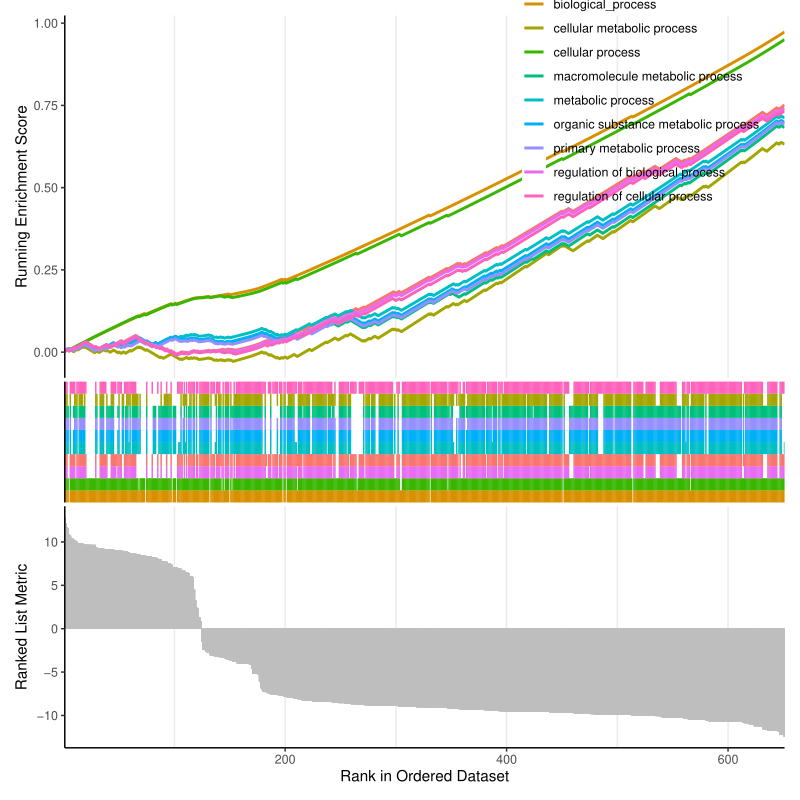

Recreate this plot in R.
#!/usr/bin/env Rscript
#### Input args ####
library(jsonlite)
args <- commandArgs(trailingOnly = TRUE)
if (length(args) == 0) {
  stop("No JSON input provided.")
}
json_input <- args[1]
#json_input <- "GSEA.json"
print(json_input)
conf <- fromJSON(json_input)

#### pkgs and data ####
library(cowplot)
library(openxlsx)
# load data
ln = load("circrna.Rdata")
ln

# read in conf
group1 = conf$Group1
group2 = conf$Group2
pval.cutoff = conf$DEG_p_cutoff
fc.cutoff = conf$DEG_FC_cutoff
term.number = conf$GSEA_term_number


##### DEG #####
library(limma)
#model design
Group = factor(target$Group1,levels=c(group1,group2))
design = model.matrix(~0+Group)
colnames(design) <- c("group1","group2")
design

#linear model fitness
data = datExp[,target$Group1 %in% c(group1, group2)]

fit <- lmFit(data, design)

#generate contrast matrix
contrast.matrix <- makeContrasts(group1 - group2, #1
                                 levels=design)
#constrast model fit 
fit2 <- contrasts.fit(fit, contrast.matrix)

#bayes model 
fit2 <- eBayes(fit2)

#get DEGs
p.adjust.cutoff = pval.cutoff
fold.change.cutoff = fc.cutoff
diff = topTable(fit2,adjust.method="fdr",
                p.value=p.adjust.cutoff,
                lfc=log(fold.change.cutoff,2),
                number=50000,sort.by = 'logFC')
diff$circRNA_ID = rownames(diff)
diff$GeneName = anno$Gene.Symbol[match(diff$circRNA_ID,anno$Circ_id)]
diff$Compare = paste(group1, "-", group2)
diff = na.omit(diff)

# filteration
library(stringr)
diff = diff[,c(7,8,1:6,9)]
diff = diff[diff$GeneName != "---",]
diff = diff[!str_detect(diff$GeneName,"///"),]

##### GSEA analysis #####
# packages
pacman::p_load("enrichplot")
pacman::p_load("org.Hs.eg.db")
pacman::p_load("clusterProfiler")

# Load database
database <- org.Hs.egSYMBOL2EG
database <- as.list(database)

# match gene
gene.id.enrich <- database[match(diff$GeneName, names(database))]
gene.id.enrich <- data.frame(GeneName = names(gene.id.enrich), ID = as.character(gene.id.enrich))
deg.file.enroll <- merge(gene.id.enrich, diff, by.x = "GeneName", by.y = "GeneName")
foldChange <- as.numeric(deg.file.enroll$logFC)
names(foldChange) <- deg.file.enroll$ID

foldChange <- foldChange[order(foldChange, decreasing = T)]
edo.gsea <- gseGO(foldChange, ont = "BP", OrgDb = org.Hs.eg.db,
                  keyType = "ENTREZID", pvalueCutoff = 1, pAdjustMethod = "BH")

# gene enriched gene name
id2gene <- function(id.list){
  tmp = bitr(strsplit(id.list,"/")[[1]],fromType = "ENTREZID",toType = "SYMBOL",OrgDb = "org.Hs.eg.db")
  return(paste(tmp$SYMBOL,collapse = "/"))
}

## output table
edo.gsea.out = as.data.frame(edo.gsea)[1:50,]
tmp = unlist(as.data.frame(sapply(edo.gsea.out$core_enrichment, id2gene))[1])
colnames(tmp) = NULL
edo.gsea.out$geneName = tmp
write.xlsx(edo.gsea.out,"GSEA.xlsx")

# Combine GSEA plot
view.id.list <- 1:term.number
p.combine = gseaplot2(edo.gsea, geneSetID = view.id.list,
                      pvalue_table = F)
p.combine


## output plots together
save_plot("GSEA.pdf",p.combine,base_width = 8, base_height = 8)
